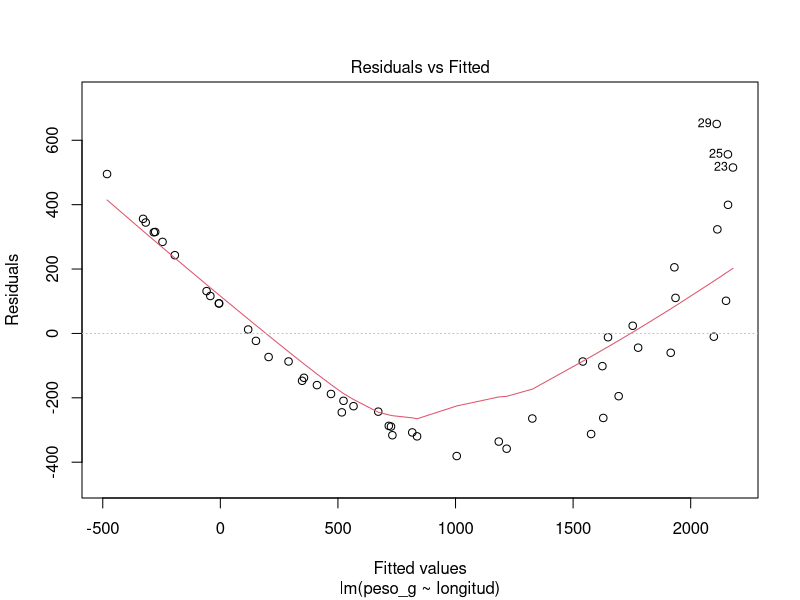
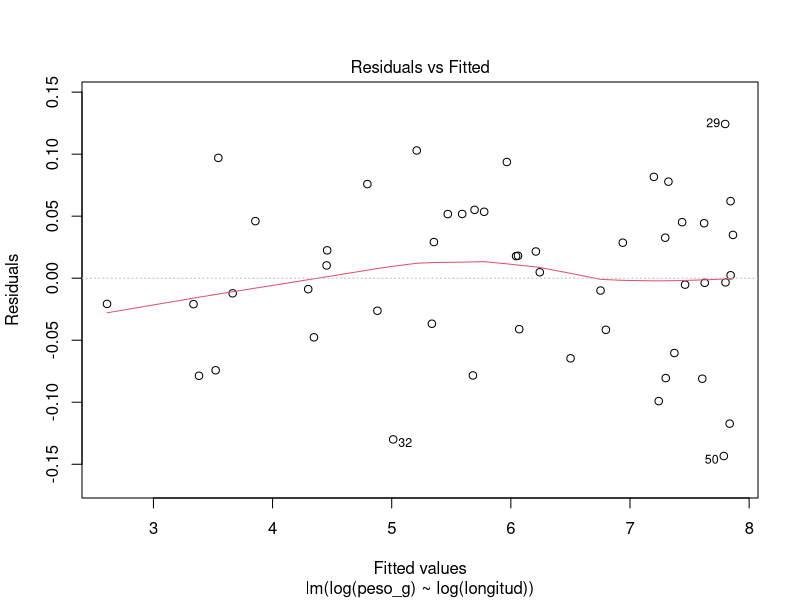

These figures' R source, in order:
## ---- chunk 1
#| label: ejemplo-correlacion
animales <- data.frame(
  peso_vivo = c(433, 584, 350, 410, 441.0, 479, 397, 357, 389, 485,
                420, 485, 394, 429, 446, 431, 400, 393),
  perimetro_toracico = c(175, 189, 170, 171, 176.5, 177, 170, 165, 170, 182,
                         176, 184, 172, 176, 179, 173, 172.5, 174)
)

cor(animales$perimetro_toracico, animales$peso_vivo)
cor.test(animales$perimetro_toracico, animales$peso_vivo)   # prueba H0: rho = 0 e IC 95 % para rho
## ---- chunk 2
#| label: simetria
coef(lm(peso_vivo ~ perimetro_toracico, data = animales))["perimetro_toracico"]  # pendiente de peso sobre perímetro
coef(lm(perimetro_toracico ~ peso_vivo, data = animales))["peso_vivo"]           # pendiente de perímetro sobre peso
cor(animales$perimetro_toracico, animales$peso_vivo)                              # igual en ambos sentidos
## ---- chunk 3
#| label: ejemplo-linealizable
set.seed(7)
longitud <- runif(50, min = 10, max = 60)                  # cm
peso_g <- 0.012 * longitud^3 * exp(rnorm(50, sd = 0.08))   # relación potencia con error multiplicativo
peces <- data.frame(longitud, peso_g)

# 1. Modelo lineal sobre los datos originales: la linealidad no se cumple
modelo_lineal <- lm(peso_g ~ longitud, data = peces)
plot(modelo_lineal, which = 1)                              # residuos con patrón curvo

# 2. Transformación logarítmica de ambas variables
modelo_log <- lm(log(peso_g) ~ log(longitud), data = peces)
plot(modelo_log, which = 1)                                 # residuos sin patrón

summary(modelo_log)
exp(coef(modelo_log)[1])                                    # estimación de a
coef(modelo_log)[2]                                         # estimación de b
